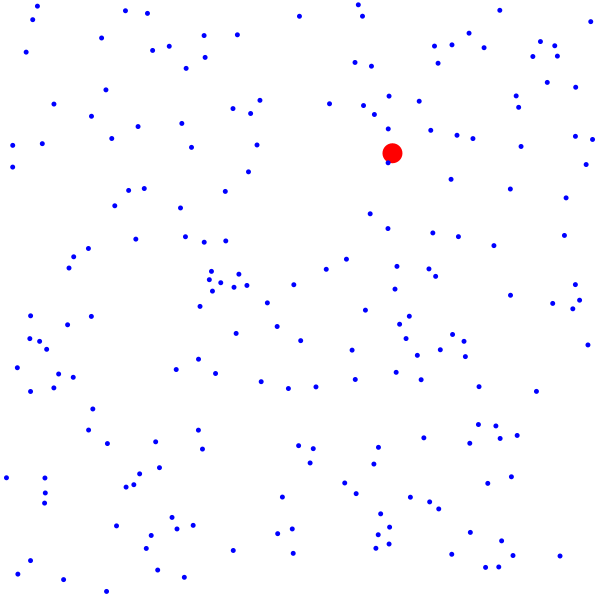
Frame 1 (no input)
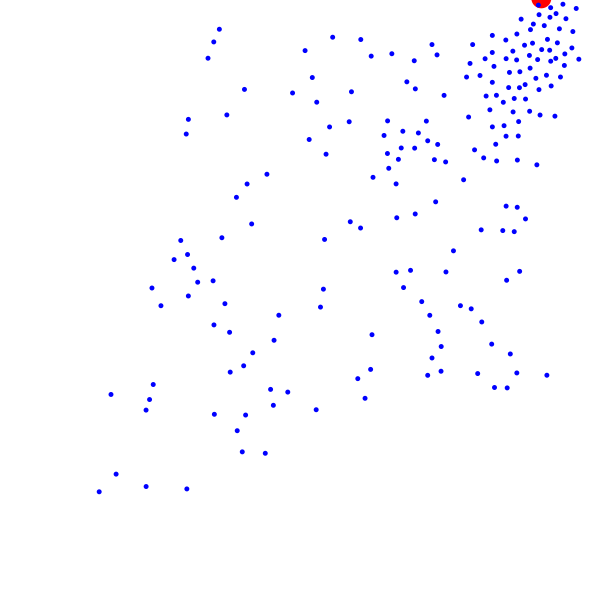
Frame 60 (the mouse pressed at the canvas centre just before this capture)
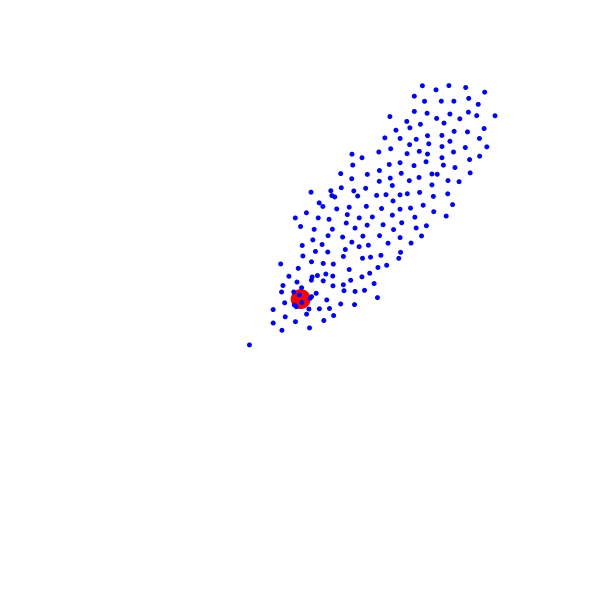
Frame 120 (the mouse held since frame 60 and released just before this capture)

The Processing sketch that drew these frames (run headless with seeded random() and noise(); from frame 60 on, the mouse is pressed at the canvas centre):

// Processing sketch: simpleproject
// ── simpleproject.pde
PVector pos;
PVector vel;
PVector mos;

ArrayList<PVector> balls;

void setup(){
  size(600,600);
  smooth();
  
  //initialize position vector
  pos = new PVector(random(width),random(height));
  vel = new PVector(random(-5,5),random(-5,5));
  
  balls = new ArrayList<PVector>();
  for(int i = 0; i<200; i++){
    balls.add(new PVector(random(width),random(height)));
  }
}

void draw(){
  background(255);
  
  //initialize mouse vector
  mos = new PVector(mouseX,mouseY);
  
  //call border subroutine
  border();
  
  //mouse affection
  if(mousePressed == true){
    PVector mosVel = new PVector();
    mosVel.add(mos);
    mosVel.sub(pos);
    mosVel.normalize();
    mosVel.mult(map(mos.dist(pos),0,sqrt(sq(width)+sq(height)),5,20));
    pos.add(mosVel);
  }else{
    pos.add(vel);
  }
  
  fill(255,0,0);
  noStroke();
  ellipse(pos.x,pos.y,20,20);
  
  for(int i = 0; i<balls.size(); i++){
    PVector p = balls.get(i);
    
    PVector ballVel1 = new PVector();
    ballVel1.add(pos);
    ballVel1.sub(p);
    ballVel1.normalize();
    ballVel1.mult(map(pos.dist(p),0,sqrt(sq(width)+sq(height)),5,1));
    p.add(ballVel1);
    
    for(int n = 0; n<balls.size(); n++){
      if(i != n){
        PVector other = balls.get(n);
        float dis =p.dist(other);
        if(dis < 10){
          PVector ballVel2 = new PVector();
          ballVel2.add(p);
          ballVel2.sub(other);
          ballVel2.normalize();
          ballVel2.mult(5);
          p.add(ballVel2);
        }
      }
    }
    
    fill(0,0,255);
    noStroke();
    ellipse(p.x,p.y,5,5);
  }
}

void border(){
  if(pos.x > width){
    pos.x = width;
    vel.x = -vel.x;
  }
  if(pos.x<0){
    pos.x = 0;
    vel.x = -vel.x;
  }
  if(pos.y>height){
    pos.y = height;
    vel.y = -vel.y;
  }
  if(pos.y<0){
    pos.y = 0;
    vel.y = -vel.y;
  }
}
